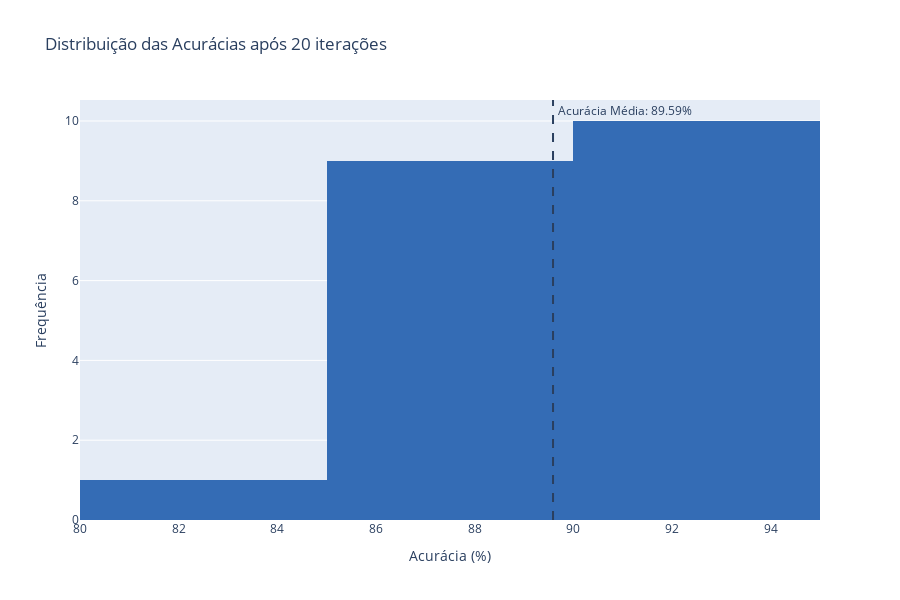

The cell this chart's notebook holds for it:
### Code cell
plot_accuracies(knn_imb_bag_res, export=True, filename='knn_imb_bag_acc', path='../figs/metrics')

### Figure 1 — Plotly figure (JSON) as saved in the notebook; plotly's stock layout.template omitted (floating-point values rounded to 4 significant figures)
{"data": [{"marker": {"color": "#346CB5"}, "nbinsx": 5, "type": "histogram", "x": [92.19, 93.75, 82.81, 89.06, 87.5, 89.06, 90.62, 93.75, 87.3, 87.3, 85.71, 93.65, 92.06, 92.06, 90.48, 92.06, 87.3, 90.48, 85.71, 88.89]}], "layout": {"annotations": [{"showarrow": false, "text": " Acurácia Média: 89.59%", "x": 89.59, "xanchor": "left", "xref": "x", "y": 1, "yanchor": "top", "yref": "y domain"}], "autosize": true, "height": 600, "shapes": [{"line": {"dash": "dash"}, "type": "line", "x0": 89.59, "x1": 89.59, "xref": "x", "y0": 0, "y1": 1, "yref": "y domain"}], "title": {"text": "Distribuição das Acurácias após 20 iterações"}, "xaxis": {"title": {"text": "Acurácia (%)"}}, "yaxis": {"title": {"text": "Frequência"}}}}
